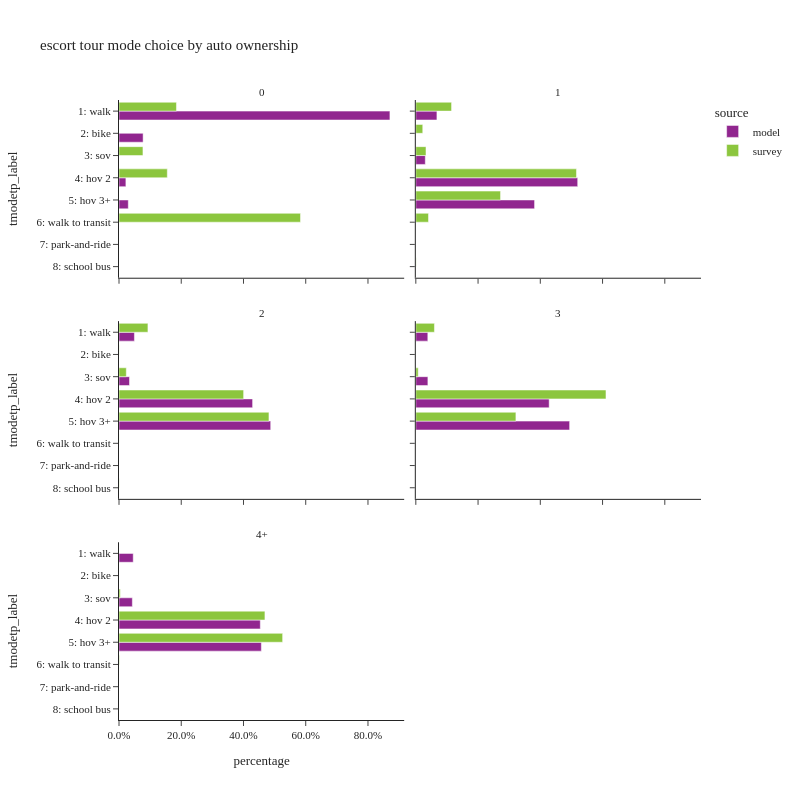

The notebook cell saved with this chart:
### Code cell
plot_mode_choice(es_tour.loc[es_tour['auto_ownership_4+']!="-1"],
                 "auto_ownership_4+",
                 {"auto_ownership_4+":["0","1","2","3","4+"],
                  "tmodetp_label":["1: walk","2: bike","3: sov","4: hov 2","5: hov 3+","6: walk to transit",
                                   "7: park-and-ride","8: school bus","9: otherÃƒÆ’Ã†â€™Ãƒâ€šÃ‚Â¢ÃƒÆ’Ã‚Â¢ÃƒÂ¢Ã¢â€šÂ¬Ã…Â¡Ãƒâ€šÃ‚Â¬ÃƒÆ’Ã‚Â¢ÃƒÂ¢Ã¢â‚¬Å¡Ã‚Â¬Ãƒâ€¦Ã¢â‚¬Å“survey only"]},
                 "auto ownership",2,800)

### Figure 1 — Plotly figure (JSON) as saved in the notebook; plotly's stock layout.template omitted (floating-point values rounded to 4 significant figures)
{"data": [{"alignmentgroup": "True", "customdata": [[22056], [1963], [561], [757]], "hovertemplate": "source=model<br>auto_ownership_4+=0<br>percentage=%{x}<br>tmodetp_label=%{y}<br>sample count=%{customdata[0]}<extra></extra>", "legendgroup": "model", "marker": {"color": "#91268F", "pattern": {"shape": ""}}, "name": "model", "offsetgroup": "model", "orientation": "h", "showlegend": true, "textposition": "auto", "type": "bar", "x": [0.8705, 0.07748, 0.02214, 0.02988], "xaxis": "x5", "y": ["1: walk", "2: bike", "4: hov 2", "5: hov 3+"], "yaxis": "y5"}, {"alignmentgroup": "True", "customdata": [[8102], [1], [3641], [62147], [45588]], "hovertemplate": "source=model<br>auto_ownership_4+=1<br>percentage=%{x}<br>tmodetp_label=%{y}<br>sample count=%{customdata[0]}<extra></extra>", "legendgroup": "model", "marker": {"color": "#91268F", "pattern": {"shape": ""}}, "name": "model", "offsetgroup": "model", "orientation": "h", "showlegend": false, "textposition": "auto", "type": "bar", "x": [0.06781, 8.37e-06, 0.03047, 0.5201, 0.3816], "xaxis": "x6", "y": ["1: walk", "2: bike", "3: sov", "4: hov 2", "5: hov 3+"], "yaxis": "y6"}, {"alignmentgroup": "True", "customdata": [[13047], [2], [8891], [113063], [128377]], "hovertemplate": "source=model<br>auto_ownership_4+=2<br>percentage=%{x}<br>tmodetp_label=%{y}<br>sample count=%{customdata[0]}<extra></extra>", "legendgroup": "model", "marker": {"color": "#91268F", "pattern": {"shape": ""}}, "name": "model", "offsetgroup": "model", "orientation": "h", "showlegend": false, "textposition": "auto", "type": "bar", "x": [0.04954, 7.594e-06, 0.03376, 0.4293, 0.4874], "xaxis": "x3", "y": ["1: walk", "2: bike", "3: sov", "4: hov 2", "5: hov 3+"], "yaxis": "y3"}, {"alignmentgroup": "True", "customdata": [[5171], [2], [5205], [57484], [66302]], "hovertemplate": "source=model<br>auto_ownership_4+=3<br>percentage=%{x}<br>tmodetp_label=%{y}<br>sample count=%{customdata[0]}<extra></extra>", "legendgroup": "model", "marker": {"color": "#91268F", "pattern": {"shape": ""}}, "name": "model", "offsetgroup": "model", "orientation": "h", "showlegend": false, "textposition": "auto", "type": "bar", "x": [0.03854, 1.491e-05, 0.0388, 0.4285, 0.4942], "xaxis": "x4", "y": ["1: walk", "2: bike", "3: sov", "4: hov 2", "5: hov 3+"], "yaxis": "y4"}, {"alignmentgroup": "True", "customdata": [[3630], [3408], [36080], [36344]], "hovertemplate": "source=model<br>auto_ownership_4+=4+<br>percentage=%{x}<br>tmodetp_label=%{y}<br>sample count=%{customdata[0]}<extra></extra>", "legendgroup": "model", "marker": {"color": "#91268F", "pattern": {"shape": ""}}, "name": "model", "offsetgroup": "model", "orientation": "h", "showlegend": false, "textposition": "auto", "type": "bar", "x": [0.04568, 0.04289, 0.4541, 0.4574], "xaxis": "x", "y": ["1: walk", "3: sov", "4: hov 2", "5: hov 3+"], "yaxis": "y"}, {"alignmentgroup": "True", "customdata": [[4], [1], [1], [4]], "hovertemplate": "source=survey<br>auto_ownership_4+=0<br>percentage=%{x}<br>tmodetp_label=%{y}<br>sample count=%{customdata[0]}<extra></extra>", "legendgroup": "survey", "marker": {"color": "#8CC63E", "pattern": {"shape": ""}}, "name": "survey", "offsetgroup": "survey", "orientation": "h", "showlegend": true, "textposition": "auto", "type": "bar", "x": [0.1846, 0.07694, 0.1552, 0.5832], "xaxis": "x5", "y": ["1: walk", "3: sov", "4: hov 2", "6: walk to transit"], "yaxis": "y5"}, {"alignmentgroup": "True", "customdata": [[40], [7], [13], [96], [55], [4], [2]], "hovertemplate": "source=survey<br>auto_ownership_4+=1<br>percentage=%{x}<br>tmodetp_label=%{y}<br>sample count=%{customdata[0]}<extra></extra>", "legendgroup": "survey", "marker": {"color": "#8CC63E", "pattern": {"shape": ""}}, "name": "survey", "offsetgroup": "survey", "orientation": "h", "showlegend": false, "textposition": "auto", "type": "bar", "x": [0.1148, 0.02227, 0.03268, 0.5162, 0.2722, 0.04074, 0.00104], "xaxis": "x6", "y": ["1: walk", "2: bike", "3: sov", "4: hov 2", "5: hov 3+", "6: walk to transit", "8: school bus"], "yaxis": "y6"}, {"alignmentgroup": "True", "customdata": [[32], [4], [8], [149], [143], [1], [1]], "hovertemplate": "source=survey<br>auto_ownership_4+=2<br>percentage=%{x}<br>tmodetp_label=%{y}<br>sample count=%{customdata[0]}<extra></extra>", "legendgroup": "survey", "marker": {"color": "#8CC63E", "pattern": {"shape": ""}}, "name": "survey", "offsetgroup": "survey", "orientation": "h", "showlegend": false, "textposition": "auto", "type": "bar", "x": [0.09294, 0.000492, 0.02349, 0.4004, 0.4818, 0.0002728, 0.000557], "xaxis": "x3", "y": ["1: walk", "2: bike", "3: sov", "4: hov 2", "5: hov 3+", "6: walk to transit", "8: school bus"], "yaxis": "y3"}, {"alignmentgroup": "True", "customdata": [[4], [6], [30], [23]], "hovertemplate": "source=survey<br>auto_ownership_4+=3<br>percentage=%{x}<br>tmodetp_label=%{y}<br>sample count=%{customdata[0]}<extra></extra>", "legendgroup": "survey", "marker": {"color": "#8CC63E", "pattern": {"shape": ""}}, "name": "survey", "offsetgroup": "survey", "orientation": "h", "showlegend": false, "textposition": "auto", "type": "bar", "x": [0.05982, 0.00761, 0.611, 0.3216], "xaxis": "x4", "y": ["1: walk", "3: sov", "4: hov 2", "5: hov 3+"], "yaxis": "y4"}, {"alignmentgroup": "True", "customdata": [[1], [13], [8], [1]], "hovertemplate": "source=survey<br>auto_ownership_4+=4+<br>percentage=%{x}<br>tmodetp_label=%{y}<br>sample count=%{customdata[0]}<extra></extra>", "legendgroup": "survey", "marker": {"color": "#8CC63E", "pattern": {"shape": ""}}, "name": "survey", "offsetgroup": "survey", "orientation": "h", "showlegend": false, "textposition": "auto", "type": "bar", "x": [0.004109, 0.4689, 0.5258, 0.001241], "xaxis": "x", "y": ["3: sov", "4: hov 2", "5: hov 3+", "6: walk to transit"], "yaxis": "y"}], "layout": {"annotations": [{"font": {}, "showarrow": false, "text": "4+", "x": 0.245, "xanchor": "center", "xref": "paper", "y": 0.2867, "yanchor": "bottom", "yref": "paper"}, {"font": {}, "showarrow": false, "text": "2", "x": 0.245, "xanchor": "center", "xref": "paper", "y": 0.6433, "yanchor": "bottom", "yref": "paper"}, {"font": {}, "showarrow": false, "text": "3", "x": 0.755, "xanchor": "center", "xref": "paper", "y": 0.6433, "yanchor": "bottom", "yref": "paper"}, {"font": {}, "showarrow": false, "text": "0", "x": 0.245, "xanchor": "center", "xref": "paper", "y": 1.0, "yanchor": "bottom", "yref": "paper"}, {"font": {}, "showarrow": false, "text": "1", "x": 0.755, "xanchor": "center", "xref": "paper", "y": 1.0, "yanchor": "bottom", "yref": "paper"}], "barmode": "group", "height": 800, "legend": {"title": {"text": "source"}, "tracegroupgap": 0}, "title": {"text": "escort tour mode choice by auto ownership"}, "width": 800, "xaxis": {"anchor": "y", "domain": [0.0, 0.49], "tickformat": ".1%", "title": {"text": "percentage"}}, "xaxis2": {"anchor": "y2", "domain": [0.51, 1.0], "matches": "x", "tickformat": ".1%", "title": {"text": "percentage"}}, "xaxis3": {"anchor": "y3", "domain": [0.0, 0.49], "matches": "x", "showticklabels": false, "tickformat": ".1%"}, "xaxis4": {"anchor": "y4", "domain": [0.51, 1.0], "matches": "x", "showticklabels": false, "tickformat": ".1%"}, "xaxis5": {"anchor": "y5", "domain": [0.0, 0.49], "matches": "x", "showticklabels": false, "tickformat": ".1%"}, "xaxis6": {"anchor": "y6", "domain": [0.51, 1.0], "matches": "x", "showticklabels": false, "tickformat": ".1%"}, "yaxis": {"anchor": "x", "categoryarray": ["9: otherÃƒÆ’Ã†â€™Ãƒâ€šÃ‚Â¢ÃƒÆ’Ã‚Â¢ÃƒÂ¢Ã¢â€šÂ¬Ã…Â¡Ãƒâ€šÃ‚Â¬ÃƒÆ’Ã‚Â¢ÃƒÂ¢Ã¢â‚¬Å¡Ã‚Â¬Ãƒâ€¦Ã¢â‚¬Å“survey only", "8: school bus", "7: park-and-ride", "6: walk to transit", "5: hov 3+", "4: hov 2", "3: sov", "2: bike", "1: walk"], "categoryorder": "array", "domain": [0.0, 0.2867], "title": {"text": "tmodetp_label"}}, "yaxis2": {"anchor": "x2", "domain": [0.0, 0.2867], "matches": "y", "showticklabels": false}, "yaxis3": {"anchor": "x3", "categoryarray": ["9: otherÃƒÆ’Ã†â€™Ãƒâ€šÃ‚Â¢ÃƒÆ’Ã‚Â¢ÃƒÂ¢Ã¢â€šÂ¬Ã…Â¡Ãƒâ€šÃ‚Â¬ÃƒÆ’Ã‚Â¢ÃƒÂ¢Ã¢â‚¬Å¡Ã‚Â¬Ãƒâ€¦Ã¢â‚¬Å“survey only", "8: school bus", "7: park-and-ride", "6: walk to transit", "5: hov 3+", "4: hov 2", "3: sov", "2: bike", "1: walk"], "categoryorder": "array", "domain": [0.3567, 0.6433], "matches": "y", "title": {"text": "tmodetp_label"}}, "yaxis4": {"anchor": "x4", "domain": [0.3567, 0.6433], "matches": "y", "showticklabels": false}, "yaxis5": {"anchor": "x5", "categoryarray": ["9: otherÃƒÆ’Ã†â€™Ãƒâ€šÃ‚Â¢ÃƒÆ’Ã‚Â¢ÃƒÂ¢Ã¢â€šÂ¬Ã…Â¡Ãƒâ€šÃ‚Â¬ÃƒÆ’Ã‚Â¢ÃƒÂ¢Ã¢â‚¬Å¡Ã‚Â¬Ãƒâ€¦Ã¢â‚¬Å“survey only", "8: school bus", "7: park-and-ride", "6: walk to transit", "5: hov 3+", "4: hov 2", "3: sov", "2: bike", "1: walk"], "categoryorder": "array", "domain": [0.7133, 1.0], "matches": "y", "title": {"text": "tmodetp_label"}}, "yaxis6": {"anchor": "x6", "domain": [0.7133, 1.0], "matches": "y", "showticklabels": false}}}
